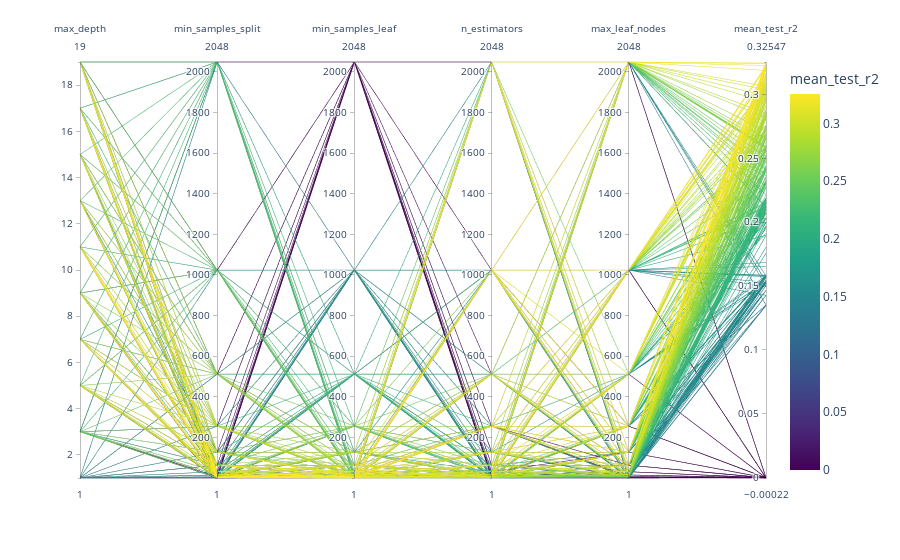

Notebook code for this chart:
### Code cell
parallel_plot(results,plot_params,"mean_test_r2")

### Figure 1 — Plotly figure (JSON) as saved in the notebook; plotly's stock layout.template omitted (floating-point values rounded to 4 significant figures; data arrays with more than 128 entries replaced by an {"elided": "..."} marker saying what was removed)
{"data": [{"dimensions": [{"label": "max_depth", "values": {"elided": "500 int values"}}, {"label": "min_samples_split", "values": {"elided": "500 int values"}}, {"label": "min_samples_leaf", "values": {"elided": "500 int values"}}, {"label": "n_estimators", "values": {"elided": "500 int values"}}, {"label": "max_leaf_nodes", "values": {"elided": "500 int values"}}, {"label": "mean_test_r2", "values": {"elided": "500 float values"}}], "domain": {"x": [0, 1], "y": [0, 1]}, "line": {"color": {"elided": "500 float values"}, "coloraxis": "coloraxis"}, "name": "", "type": "parcoords"}], "layout": {"coloraxis": {"colorbar": {"title": {"text": "mean_test_r2"}}, "colorscale": [[0, "#440154"], [0.1111, "#482878"], [0.2222, "#3e4989"], [0.3333, "#31688e"], [0.4444, "#26828e"], [0.5556, "#1f9e89"], [0.6667, "#35b779"], [0.7778, "#6ece58"], [0.8889, "#b5de2b"], [1, "#fde725"]]}, "legend": {"tracegroupgap": 0}, "margin": {"t": 60}}}
